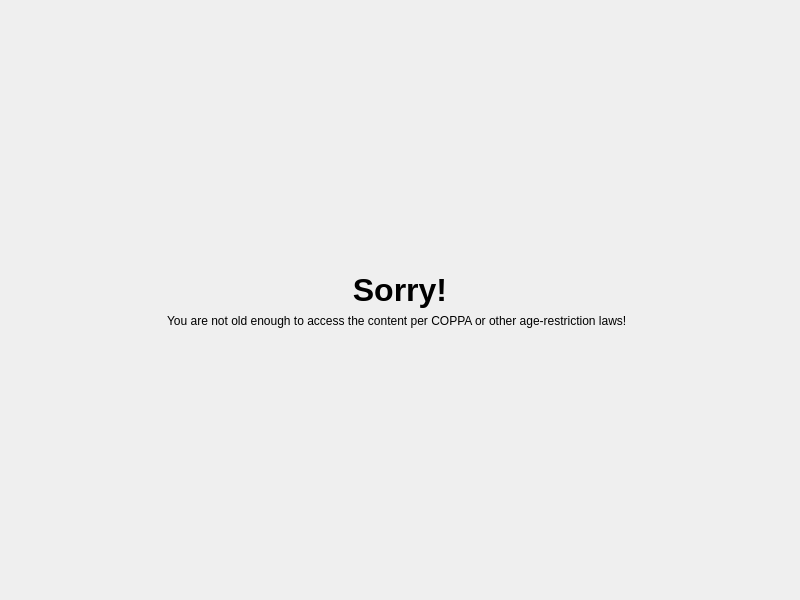
<?xml version="1.0" encoding="UTF-8"?>
<ui version="4.0">
 <class>tmc::suyudo::r13verityfailpage</class>
 <widget class="QWizardPage" name="tmc::suyudo::r13verityfailpage">
  <property name="geometry">
   <rect>
    <x>0</x>
    <y>0</y>
    <width>800</width>
    <height>600</height>
   </rect>
  </property>
  <property name="windowTitle">
   <string>WizardPage</string>
  </property>
  <layout class="QVBoxLayout" name="verticalLayout">
   <item>
    <spacer name="verticalSpacer_2">
     <property name="orientation">
      <enum>Qt::Orientation::Vertical</enum>
     </property>
     <property name="sizeHint" stdset="0">
      <size>
       <width>20</width>
       <height>40</height>
      </size>
     </property>
    </spacer>
   </item>
   <item>
    <widget class="QLabel" name="label">
     <property name="font">
      <font>
       <pointsize>24</pointsize>
       <bold>true</bold>
      </font>
     </property>
     <property name="text">
      <string>Sorry!</string>
     </property>
     <property name="alignment">
      <set>Qt::AlignmentFlag::AlignCenter</set>
     </property>
    </widget>
   </item>
   <item>
    <widget class="QLabel" name="label_2">
     <property name="text">
      <string>You are not old enough to access the content per COPPA or other age-restriction laws!  </string>
     </property>
     <property name="alignment">
      <set>Qt::AlignmentFlag::AlignCenter</set>
     </property>
    </widget>
   </item>
   <item>
    <spacer name="verticalSpacer">
     <property name="orientation">
      <enum>Qt::Orientation::Vertical</enum>
     </property>
     <property name="sizeHint" stdset="0">
      <size>
       <width>20</width>
       <height>248</height>
      </size>
     </property>
    </spacer>
   </item>
  </layout>
 </widget>
 <resources/>
 <connections/>
</ui>
